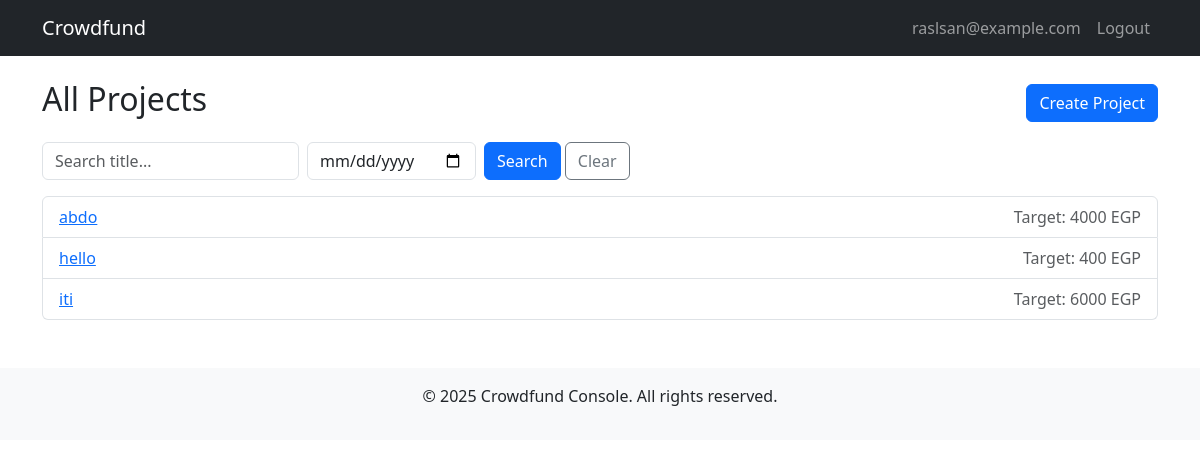
Screenshot of / (signed in) with the database file from the repository.
### projects/models.py (models this page shows, shortened)
class User(AbstractUser):
    username = None
    email = models.EmailField(unique=True)
    mobile_phone = models.CharField(
        max_length=15,
        validators=[
            RegexValidator(
                regex=r"^(\+201|01)[0-5][0-9]{8}$",
                message="Enter a valid Egyptian mobile number (e.g., 010xxxxxxxx)",
            )
        ],
    )
    USERNAME_FIELD = "email"
    REQUIRED_FIELDS = []
    objects = CustomUserManager()

class Project(models.Model):
    owner = models.ForeignKey(User, on_delete=models.CASCADE, related_name="projects")
    title = models.CharField(max_length=200)
    details = models.TextField(
        help_text="Describe your project in detail. Example: 'We are building a mobile app for farmers to track crops. Our target is to reach 500 users in 6 months...'"
    )
    target_amount = models.PositiveIntegerField(
        validators=[MinValueValidator(1), MaxValueValidator(10_000_000)],
        help_text="Target amount in EGP (Egyptian Pounds)"
    )
    start_date = models.DateField()
    end_date = models.DateField()
    created_at = models.DateTimeField(auto_now_add=True)
    updated_at = models.DateTimeField(auto_now=True)
    is_active = models.BooleanField(default=True)

### projects/views.py (the view)
# urls.py: path("", project_views.ProjectListView.as_view(), name="project_list"),
class ProjectListView(ListView):
    model = Project
    template_name = "projects/project_list.html"
    context_object_name = "projects"
    paginate_by = 10
    def get_queryset(self):
        qs = super().get_queryset().filter(is_active=True).order_by("-created_at")
        q = self.request.GET.get("q", "").strip()
        date_str = self.request.GET.get("date", "").strip()
        if q:
            qs = qs.filter(title__icontains=q)
        if date_str:
            try:
                d = datetime.date.fromisoformat(date_str)
                qs = qs.filter(start_date__lte=d, end_date__gte=d)
            except ValueError:
                qs = qs.none()
        return qs
    def get_context_data(self, **kwargs):
        ctx = super().get_context_data(**kwargs)
        ctx["q"] = self.request.GET.get("q", "")
        ctx["date"] = self.request.GET.get("date", "")
        return ctx

### templates/projects/project_list.html (shortened to what this page needs)
{% extends 'base.html' %}
{% block content %}
<div class="d-flex justify-content-between align-items-center mb-3">
    <h2>All Projects</h2>
    {% if user.is_authenticated %}
        <a href="{% url 'project_create' %}" class="btn btn-primary">Create Project</a>
    {% else %}
        <a href="{% url 'login' %}?next={% url 'project_create' %}" class="btn btn-outline-primary">Login to create</a>
    {% endif %}
</div>
<div class="row mb-3">
  <div class="col-md-8">
    <form class="row g-2" method="get">
      <div class="col-auto">
        <input type="text" name="q" class="form-control" placeholder="Search title..." value="{{ q }}">
      </div>
      <div class="col-auto">
        <input type="date" name="date" class="form-control" value="{{ date }}">
      </div>
      <div class="col-auto">
        <button type="submit" class="btn btn-primary">Search</button>
        <a href="{% url 'project_list' %}" class="btn btn-outline-secondary">Clear</a>
      </div>
    </form>
  </div>
</div>
<ul class="list-group">
{% for project in projects %}
<li class="list-group-item">
<a href="/projects/{{ project.id }}/">{{ project.title }}</a>
<span class="text-muted float-end">Target: {{ project.target_amount }} EGP</span>
</li>
{% empty %}
<p>No projects found.</p>
{% endfor %}
</ul>
{% endblock %}

### templates/base.html (shortened to what this page needs)
<!DOCTYPE html>
<html lang="en">
<head>
    <link rel="stylesheet" href="https://cdn.jsdelivr.net/npm/bootstrap@5.3.0/dist/css/bootstrap.min.css">
</head>
<body>
    <nav class="navbar navbar-expand-lg navbar-dark bg-dark">
        <div class="container">
            <a class="navbar-brand" href="{% url 'project_list' %}">Crowdfund</a>
            <div class="navbar-nav ms-auto">
                {% if user.is_authenticated %}
                    <span class="nav-link">{{ user.email }}</span>
                    <a class="nav-link" href="{% url 'logout' %}">Logout</a>
                {% else %}
                    <a class="nav-link" href="{% url 'login' %}">Login</a>
                    <a class="nav-link" href="{% url 'register' %}">Register</a>
                {% endif %}
            </div>
        </div>
    </nav>
    <div class="container mt-4">
        {% block content %}{% endblock %}
    </div>
    <footer class="mt-5 py-3 bg-light text-center">
        <p>&copy; 2025 Crowdfund Console. All rights reserved.</p>
    </footer>
</body>
</html>

### rows the page displays
User: email "raslsan@example.com"
Project: title "abdo", target_amount "4000"
Project: title "hello", target_amount "400"
Project: title "iti", target_amount "6000"
